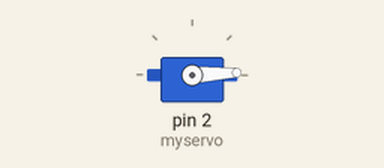
The sketch below on a simulated Arduino Uno, built with avr-gcc and run on an emulated ATmega328P. Shown: servo.

Above: at 0.05 s.
At 0.9 s:
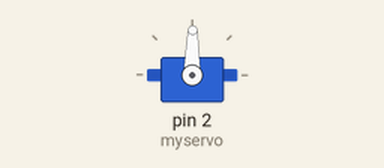
At 1.8 s:
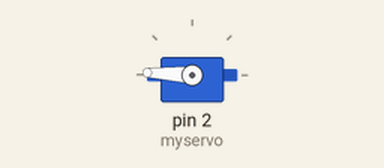
At 3.6 s:
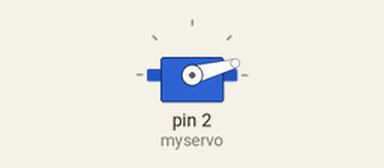
Timing chart, 0 to 8.9 s (numbered marks = the images above):
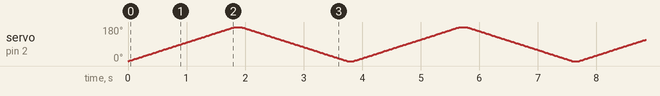

The sketch:

servoTest.ino
```cpp
#include <Servo.h>

Servo myservo;
int hoekKlein = 0;
int hoekGroot = 180;


int servoHoek = 0;  // variable to store the servo position

void setup() {
  myservo.attach(2);                         // attaches the servo on pin 9 to the Servo object
  servoHoek = constrain(servoHoek, 0, 175);  //beperk de servo in zijn beweging
}

void loop() {

  for (int x = hoekKlein; x < hoekGroot; x++) {
    for (servoHoek = 0; servoHoek <= hoekGroot; servoHoek += 1) {
      myservo.write(servoHoek);  // tell servo to go to position in variable 'pos'
      delay(10);
    }


    delay(100);
    for (servoHoek = hoekGroot; servoHoek >= hoekKlein; servoHoek -= 1) {
      myservo.write(servoHoek);                                    // tell servo to go to position in variable 'pos'
      delay(10);
    }
    delay(100);
  }
}
```
